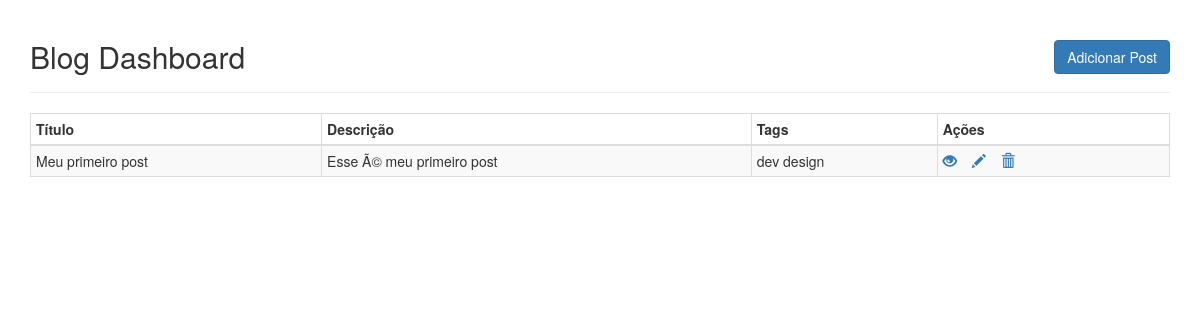
The page / on the database its author committed.
### tables this page shows
CREATE TABLE `blog` (
  `id` int(11) NOT NULL,
  `titulo` varchar(255) NOT NULL,
  `slug` varchar(255) NOT NULL,
  `descricao` varchar(255) NOT NULL,
  `tags` varchar(255) NOT NULL,
  `conteudo` text NOT NULL
);

### index.php (the view, shortened to what this page needs)
<!DOCTYPE html>
<html lang="pt-br">
<head>
    <link rel="stylesheet" href="https://maxcdn.bootstrapcdn.com/bootstrap/3.3.7/css/bootstrap.css">
</head>
<body>
        <div class="container">
            <div class="row">
                <div class="col-md-12">
                    <div class="page-header clearfix">
                        <h2 class="pull-left">Blog Dashboard</h2>
                        <a href="create.php" class="btn btn-primary pull-right">Adicionar Post</a>
                    </div>
                    <?php
                    require_once "config.php";
                    $sql = "SELECT * FROM blog";
                    if($result = mysqli_query($link, $sql)){
                        if(mysqli_num_rows($result) > 0){
                            echo "<table class='table table-bordered table-striped table-condensed table-responsive'>";
                                echo "<thead>";
                                    echo "<tr>";
                                        echo "<th>Título</th>";
                                        echo "<th>Descrição</th>";
                                        echo "<th>Tags</th>";
                                        echo "<th>Ações</th>";
                                    echo "</tr>";
                                echo "</thead>";
                                echo "<tbody>";
                                while($row = mysqli_fetch_array($result)){
                                    echo "<tr>";
                                        echo "<td>" . $row['titulo'] . "</td>";
                                        echo "<td>" . $row['descricao'] . "</td>";
                                        echo "<td>" . $row['tags'] . "</td>";
                                        echo "<td>";
                                            echo "<a href='read.php?id=". $row['id'] ."'><span class='glyphicon glyphicon-eye-open'></span></a>";
                                            echo "<a href='update.php?id=". $row['id'] ."'><span class='glyphicon glyphicon-pencil'></span></a>";
                                            echo "<a href='delete.php?id=". $row['id'] ."'><span class='glyphicon glyphicon-trash'></span></a>";
                                        echo "</td>";
                                    echo "</tr>";
                                }
                                echo "</tbody>";
                            echo "</table>";
                        } else{
                            echo "<p class='lead'><em>Nenhum dado encontrado.</em></p>";
                        }
                    } else{
                        echo "ERROR: Could not able to execute $sql. " . mysqli_error($link);
                    }
                    ?>
                </div>
            </div>
        </div>
</body>
</html>

### index.php (style rules this page uses)
.page-header h2 { margin-top: 0; }
table tr td:last-child a { margin-right: 15px; }

### rows shown on the page
blog: titulo "Meu primeiro post", descricao "Esse Ã© meu primeiro post", tags "dev design"
